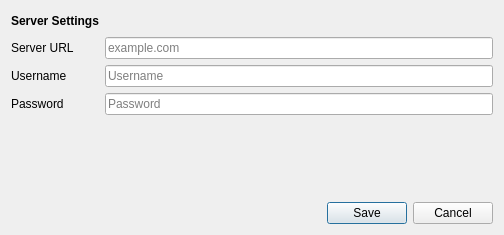
<?xml version="1.0" encoding="UTF-8"?>
<ui version="4.0">
 <class>DialogSettings</class>
 <widget class="QDialog" name="DialogSettings">
  <property name="geometry">
   <rect>
    <x>0</x>
    <y>0</y>
    <width>504</width>
    <height>235</height>
   </rect>
  </property>
  <property name="sizePolicy">
   <sizepolicy hsizetype="Minimum" vsizetype="Minimum">
    <horstretch>0</horstretch>
    <verstretch>0</verstretch>
   </sizepolicy>
  </property>
  <property name="windowTitle">
   <string>Settings</string>
  </property>
  <layout class="QGridLayout" name="gridLayout">
   <item row="1" column="0">
    <widget class="QDialogButtonBox" name="buttonBox">
     <property name="standardButtons">
      <set>QDialogButtonBox::Cancel|QDialogButtonBox::Save</set>
     </property>
    </widget>
   </item>
   <item row="0" column="0">
    <layout class="QFormLayout" name="formLayout">
     <item row="0" column="0">
      <widget class="QLabel" name="labelServer">
       <property name="font">
        <font>
         <weight>75</weight>
         <bold>true</bold>
        </font>
       </property>
       <property name="text">
        <string>Server Settings</string>
       </property>
      </widget>
     </item>
     <item row="0" column="1">
      <spacer name="horizontalSpacer">
       <property name="orientation">
        <enum>Qt::Horizontal</enum>
       </property>
       <property name="sizeHint" stdset="0">
        <size>
         <width>40</width>
         <height>20</height>
        </size>
       </property>
      </spacer>
     </item>
     <item row="1" column="0">
      <widget class="QLabel" name="labelURL">
       <property name="text">
        <string>Server URL</string>
       </property>
      </widget>
     </item>
     <item row="1" column="1">
      <widget class="QLineEdit" name="lineEditURL">
       <property name="text">
        <string/>
       </property>
       <property name="placeholderText">
        <string>example.com</string>
       </property>
      </widget>
     </item>
     <item row="2" column="0">
      <widget class="QLabel" name="labelUser">
       <property name="text">
        <string>Username</string>
       </property>
      </widget>
     </item>
     <item row="2" column="1">
      <widget class="QLineEdit" name="lineEditUser">
       <property name="placeholderText">
        <string>Username</string>
       </property>
      </widget>
     </item>
     <item row="3" column="0">
      <widget class="QLabel" name="labelPass">
       <property name="text">
        <string>Password</string>
       </property>
      </widget>
     </item>
     <item row="3" column="1">
      <widget class="QLineEdit" name="lineEditPass">
       <property name="placeholderText">
        <string>Password</string>
       </property>
      </widget>
     </item>
    </layout>
   </item>
  </layout>
 </widget>
 <resources/>
 <connections/>
</ui>
